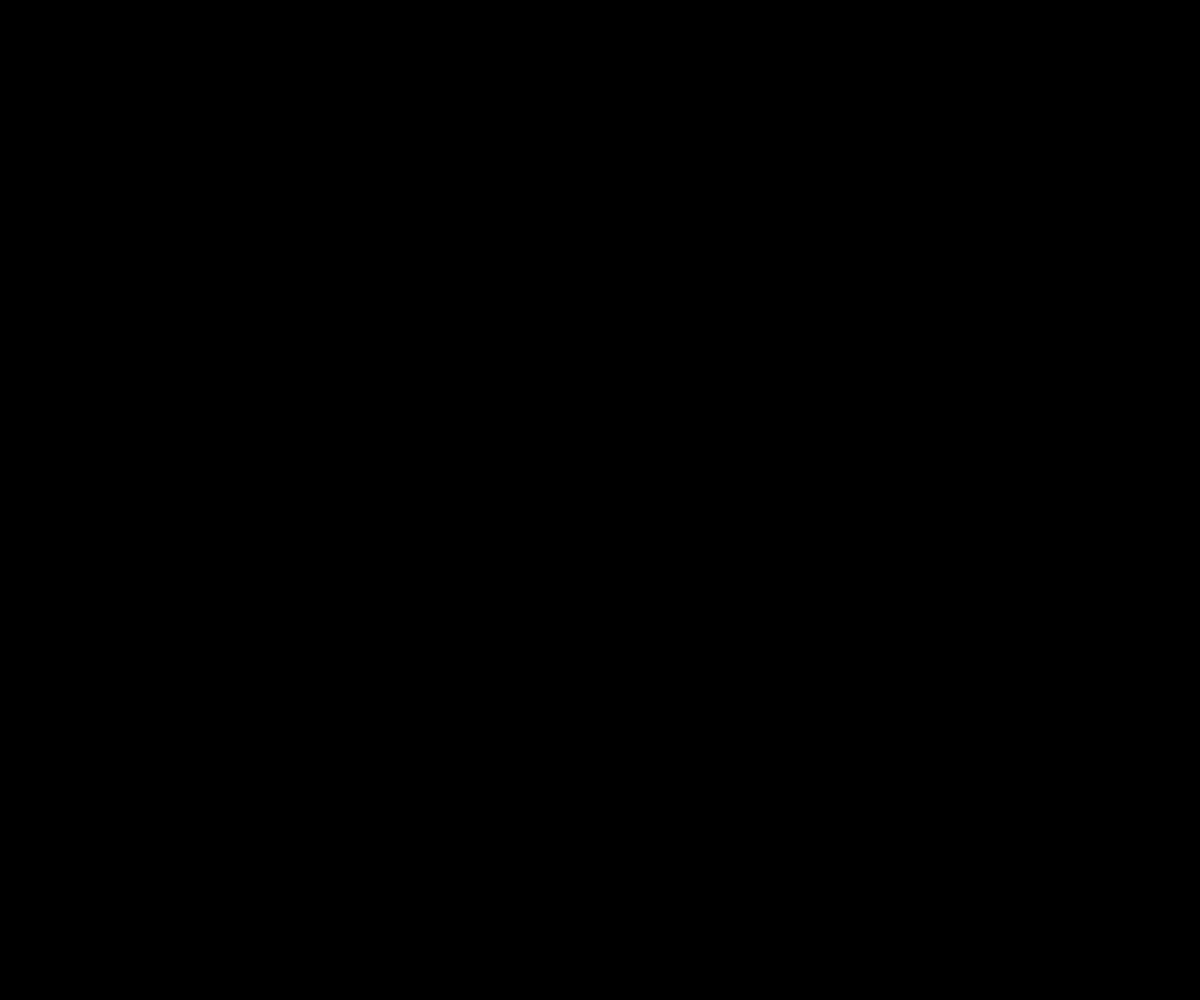
Frame 1 (no input)
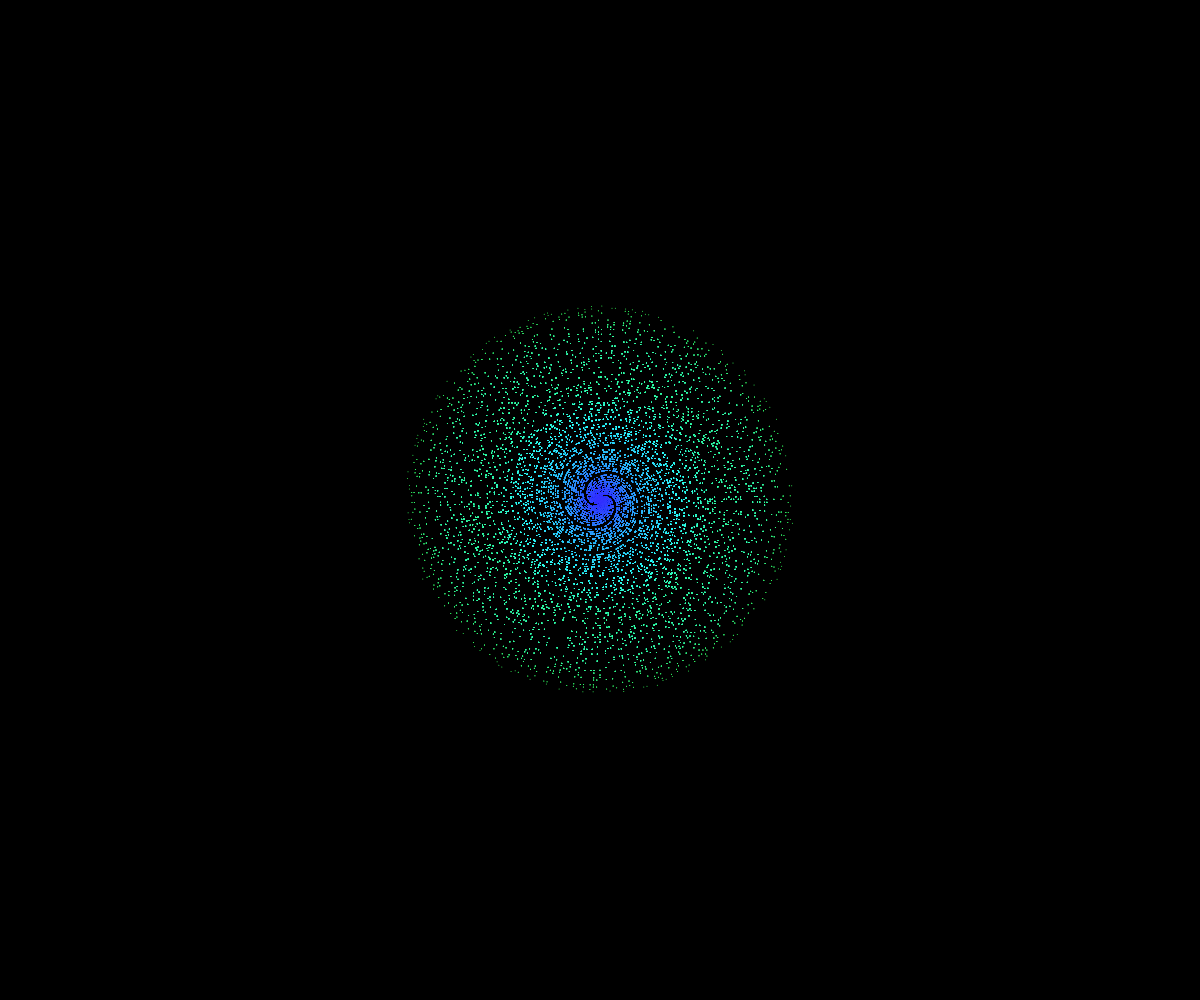
Frame 60 (no input)
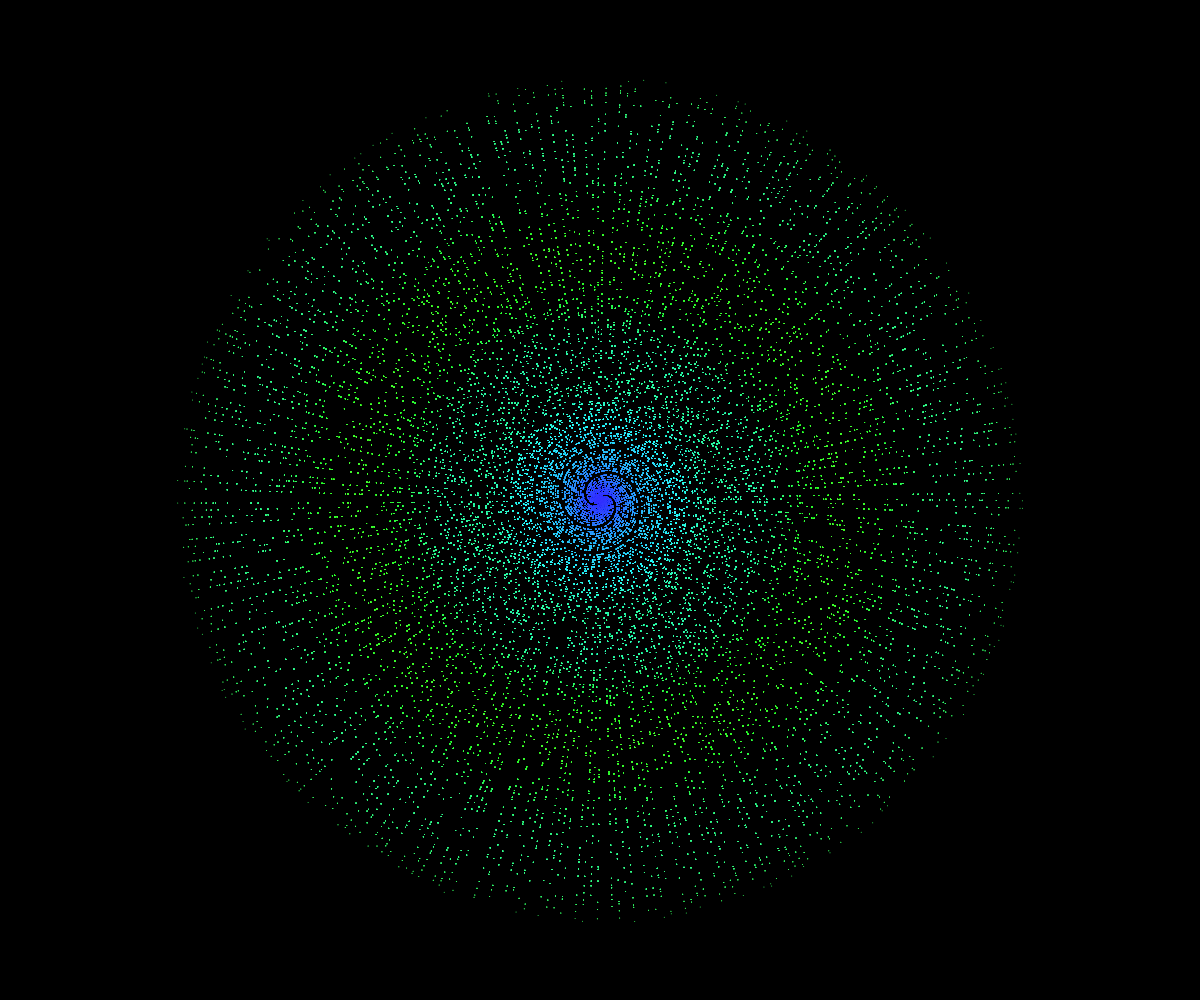
Frame 120 (the mouse pressed at the canvas centre since frame 60)

The p5.js sketch that drew these frames (run headless with seeded random() and noise() and a simulated clock; from frame 60 on, the mouse is pressed at the canvas centre):

// p5.js sketch
// ── sketch.js
let cnv;

const VEL = 100;
const Primes = sieve(300000);
const PL = Primes.length;
const primePoints = new Array(PL);

function setup() {
    cnv = createCanvas(windowWidth, windowHeight);
    background(0);
    colorMode(HSB, 100);
    noSmooth();
	for(let i = 0; i < PL; i++)
	{
		const p = getCartesian(Primes[i], Primes[i]);
		primePoints[i] = { x: p.x / 300, y: p.y/300};
	}
	delete (Primes);
}

let prime_i = 0;

function draw() {
    centerCanvas();
    if (prime_i < PL) {
		for (let i=0; i < prime_i; i++) {
			stroke(
				map(noise(i / 10000), 0, 1, 0, 100), 80, 100);
			point(primePoints[i].x, primePoints[i].y);
		}
        prime_i += VEL;
    } else {
    	noLoop();
	}

}

function getCartesian(r, theta) {
    let x = r * cos(theta);
    let y = r * sin(theta);
    return {x, y};
}

function sieve(limit) {

    var bools = [];
    var primes = [];

    for (let i = 1; i < limit; i++) {
        bools.push(true);
    }

    for (let i = 2; i < limit; i++) {
        if (bools[i - 2]) {
            for (let j = i * 2; j <= limit; j += i) {
                bools[j - 2] = false;
            }
        }
    }

    for (let p = 0; p < bools.length; p++) {
        if (bools[p]) {
            primes.push(p + 2);
        }
    }

    return primes;
}

function windowResized() {
    centerCanvas();
    prime_i-=VEL;
    resizeCanvas(windowWidth, windowHeight);
}

function centerCanvas() {
    const x = (cnv.width) / 2;
    const y = (cnv.height) / 2;
    cnv.translate(x, y);
}
// ── styles.css
html, body {
    height: 100%;
}

body {
    background-color: rgb(0, 0, 0);
    margin: 0;
    display: flex;

    /* This centers our sketch horizontally. */
    justify-content: center;

    /* This centers our sketch vertically. */
    align-items: center;
}
